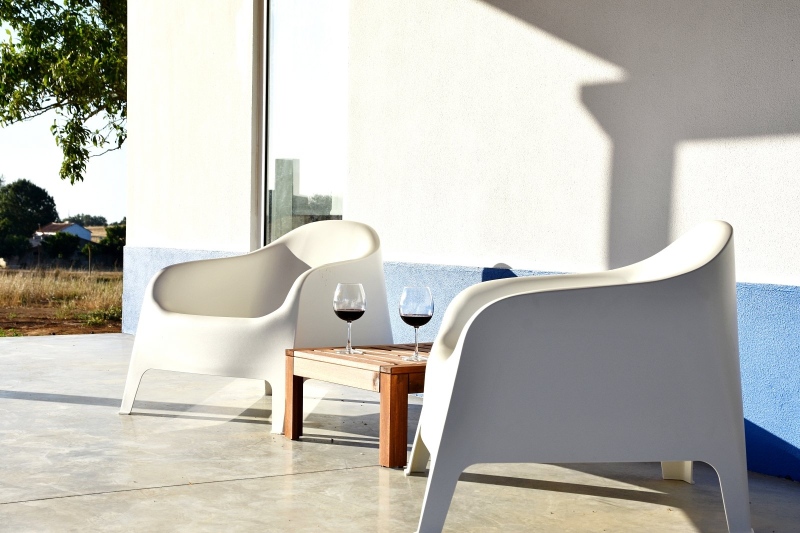
#> input picture design/arquivo/2026-10-24/v1.1/design/site/imagens/alpendre.jpg, 1600 x 1066 px (shown at 1/2 size); its folder holds only this picture in this run
$ python encontrar_original.py ../../../design/arquivo/2026-10-24/v1.1/design/site/imagens/alpendre.jpg
#> lines starting #> are read from the running program, lines starting #| are printed output that depends on the picture
"""Encontrar o original de uma fotografia mostrada em pouca resolução (processo «separador - número de fotos», 19/11/2026).

O Diogo escolhe as fotografias de cada separador offline, numa pasta por separador, e mostra-as em pouca resolução (capturas, miniaturas).
Este guião compara cada imagem com as fotografias que já estão no repositório e diz qual é o original:
  python3 demo/ferramentas/fotos/encontrar_original.py imagem1.jpg imagem2.png pasta-com-recortes/ ...
Compara com design/fotos/galeria/ (a coleção, 1 600 px) e site/fotos/ (as do site, sem as variantes -m). Para cada imagem escreve os
três candidatos mais parecidos, com a distância (0 = igual; até cerca de 8, a mesma fotografia; acima de 20, provavelmente outra).
Várias com distância quase igual são a mesma fotografia guardada em dois sítios (por exemplo, num álbum e no site).

Como compara: uma «impressão digital» da imagem reduzida (diferenças de luz numa grelha de 17 × 16, em cinzento) e as cores médias numa
grelha de 4 × 4. Cada fotografia do repositório conta também recortada ao quadrado (as miniaturas de muitos programas são quadradas).
As que não aparecerem com distância baixa não estão no repositório: procuram-se no Dropbox («7. Fotos») pelo nome ou pela via do
GitHub (.github/workflows/fotos-dropbox.yml). Só a biblioteca PIL.
"""
import os
import sys
from PIL import Image

RAIZ = os.path.abspath(os.path.join(os.path.dirname(__file__), '..', '..', '..'))
CATALOGO = [os.path.join(RAIZ, 'design', 'fotos', 'galeria'), os.path.join(RAIZ, 'site', 'fotos')]
EXT = ('.jpg', '.jpeg', '.png', '.webp')


def _pontos(im):
    f = getattr(im, 'get_flattened_data', None)        # Pillow 12+; getdata() nas mais antigas
    return list(f() if f else im.getdata())


def assinatura(im):
    im = im.convert('RGB')
#> im is the input picture: PIL image 1600x1066 RGB; mean R, G, B 188.5, 187.2, 180
    g = im.convert('L').resize((17, 16), Image.LANCZOS)
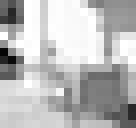
#> g: PIL image 17x16 L (shown 8 times larger); min 6, max 255, mean 186.4
    px = _pontos(g)
#> px = 272 values, max 255 at index 3, min 6 at index 102, mean 186.4
    bits = [px[y * 17 + x] > px[y * 17 + x + 1] for y in range(16) for x in range(16)]
#> bits = 256 items, first 6: True, False, False, True, True, False
    cor = _pontos(im.resize((4, 4), Image.LANCZOS))
#> cor = [(161, 167, 147), (255, 255, 250), (232, 230, 221), (159, 154, 149), (178, 178, 170), (234, 235, 228), (241, 242, 237), (215, 213, 207), (186, 180, 166), (206, 199, 187), (147, 146, 148), (136, 146, 159), (226, 223, 211), (204, 193, 173), (151, 143, 131), (106, 109, 116)]
    return bits, cor


def quadrado(im):
    w, h = im.size
    l = min(w, h)
    return im.crop(((w - l) // 2, (h - l) // 2, (w - l) // 2 + l, (h - l) // 2 + l))


def distancia(a, b):
    ham = sum(x != y for x, y in zip(a[0], b[0])) / len(a[0]) * 64
    cor = sum(abs(p - q) for c1, c2 in zip(a[1], b[1]) for p, q in zip(c1, c2)) / (16 * 3 * 255) * 64
    return ham + cor


def ficheiros(caminhos):
    for c in caminhos:
        if os.path.isdir(c):
            for raiz, _, nomes in os.walk(c):
                for n in sorted(nomes):
                    if n.lower().endswith(EXT):
                        yield os.path.join(raiz, n)
        elif c.lower().endswith(EXT):
            yield c


def main(args):
    if not args:
        print(__doc__)
        return 1
    cat = []
    for f in ficheiros(CATALOGO):
        if os.path.splitext(f)[0].endswith('-m'):
            continue
        try:
            im = Image.open(f)
            cat.append((os.path.relpath(f, RAIZ), assinatura(im), assinatura(quadrado(im))))
        except Exception as e:
            print('não abri', f, e, file=sys.stderr)
    print(f'{len(cat)} fotografias no repositório para comparar\n')
    for f in ficheiros(args):
        a = assinatura(Image.open(f))
        notas = sorted((min(distancia(a, s1), distancia(a, s2)), nome) for nome, s1, s2 in cat)
#> notas = []
        print(os.path.basename(f))
        for d, nome in notas[:3]:
            print(f'   {d:5.1f}  {nome}')
#> this loop made 0 passes
    return 0


if __name__ == '__main__':
    sys.exit(main(sys.argv[1:]))
#> (the program exits here)

$ run again, on design/arquivo/2026-10-24/v1.2/design/site/imagens/antes_casao_a14.jpg
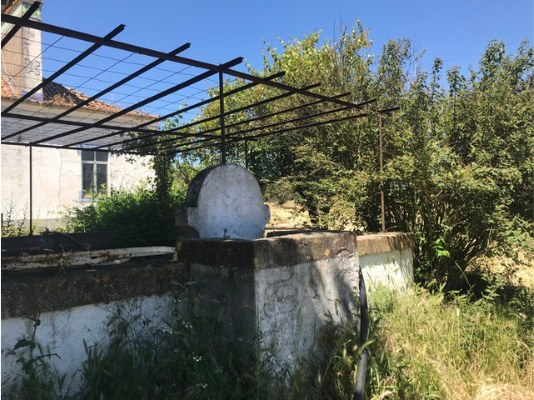
#> input picture design/arquivo/2026-10-24/v1.2/design/site/imagens/antes_casao_a14.jpg, 534 x 400 px
#> in assinatura, im is the input picture: PIL image 534x400 RGB; mean R, G, B 100.4, 108.8, 104.4
#> in assinatura, `g = im.convert('L').resize((17, 16), Image.LANCZOS)`:
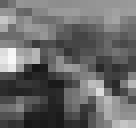
#> g: PIL image 17x16 L (shown 8 times larger); min 22, max 248, mean 105.7
#> px = 272 values, max 248 at index 120, min 22 at index 140, mean 105.7
#> bits = 256 items, first 6: False, False, True, False, False, True
#> cor = [(112, 133, 176), (96, 136, 190), (112, 133, 146), (119, 148, 182), (164, 162, 159), (95, 104, 96), (84, 80, 45), (93, 92, 56), (86, 88, 78), (56, 63, 64), (131, 126, 108), (97, 95, 60), (57, 70, 75), (31, 42, 44), (98, 102, 82), (168, 158, 92)]
#> notas = []

$ run again, on design/arquivo/2026-10-24/v1.2/design/site/imagens/antes_quarto_a15.jpg
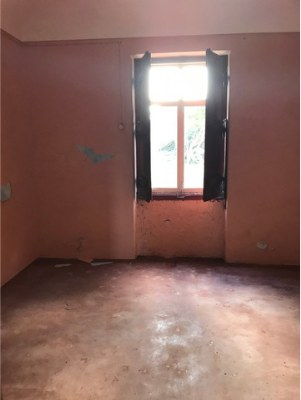
#> input picture design/arquivo/2026-10-24/v1.2/design/site/imagens/antes_quarto_a15.jpg, 301 x 400 px
#> in assinatura, im is the input picture: PIL image 301x400 RGB; mean R, G, B 138.1, 104.8, 97.1
#> in assinatura, `g = im.convert('L').resize((17, 16), Image.LANCZOS)`:
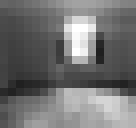
#> g: PIL image 17x16 L (shown 8 times larger); min 31, max 255, mean 113.6
#> px = 272 values, max 255 at index 60, min 31 at index 114, mean 113.6
#> bits = 256 items, first 6: True, False, False, False, False, False
#> cor = [(111, 70, 65), (146, 115, 113), (196, 179, 177), (132, 103, 101), (95, 50, 41), (119, 89, 86), (171, 160, 158), (101, 62, 57), (77, 43, 34), (110, 71, 62), (138, 95, 90), (106, 71, 64), (126, 90, 74), (169, 135, 120), (198, 175, 165), (210, 174, 157)]
#> notas = []

$ run again, on design/arquivo/2026-10-24/v1.1/design/site/imagens/piscina-dia.jpg
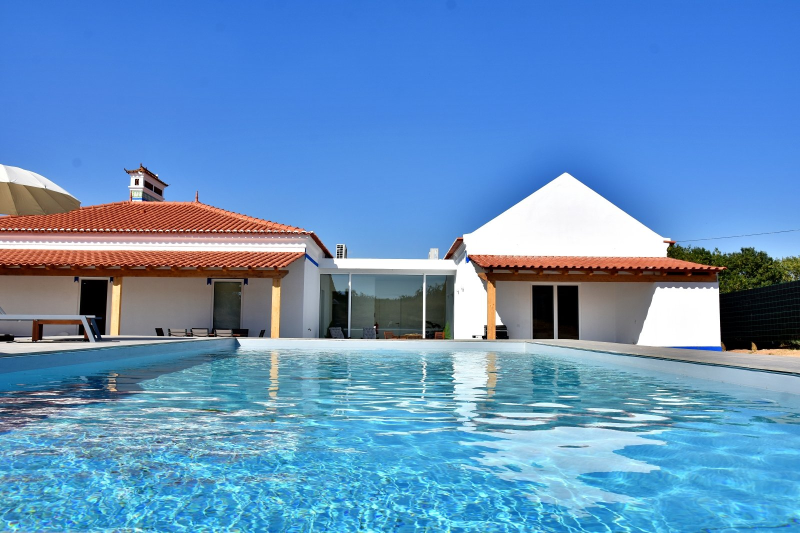
#> input picture design/arquivo/2026-10-24/v1.1/design/site/imagens/piscina-dia.jpg, 1600 x 1066 px (shown at 1/2 size)
#> in assinatura, im is the input picture: PIL image 1600x1066 RGB; mean R, G, B 98.6, 145, 191.5
#> in assinatura, `g = im.convert('L').resize((17, 16), Image.LANCZOS)`:
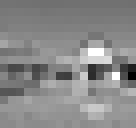
#> g: PIL image 17x16 L (shown 8 times larger); min 0, max 255, mean 136.3
#> px = 272 values, max 255 at index 113, min 0 at index 169, mean 136.3
#> bits = 256 items, first 6: False, True, False, True, True, False
#> cor = [(64, 134, 235), (61, 132, 232), (57, 128, 230), (61, 130, 236), (138, 126, 148), (107, 139, 194), (130, 164, 215), (113, 149, 203), (114, 110, 108), (121, 139, 141), (146, 157, 155), (130, 135, 133), (86, 161, 198), (81, 174, 213), (98, 182, 219), (92, 178, 222)]
#> notas = []
